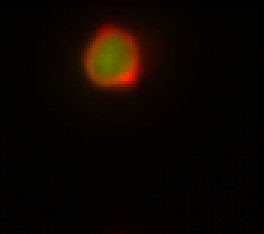
#> input picture Whitecell/lymphocyte/Image_1007.tif, 88 x 78 px (shown 3 times larger); its folder holds 4 pictures in this run
$ python SFig11_Whitecell_Cell_Area.py
#> lines starting #> are read from the running program, lines starting #| are printed output that depends on the picture
# -*- coding: utf-8 -*-
"""
Created on Thu Nov 14 11:30:55 2019

@author: Mortis Huang
"""

# import the necessary packages
from PIL import Image
import numpy as np
import datetime
import os
import pandas as pd
#%% Set the output file location
run_data = datetime.datetime.now().strftime("%Y_%m_%d")
result_path=r"SFig11_{}/".format(run_data)
if not os.path.exists(result_path):
    os.makedirs(result_path)

#%% Read Traget Folders' Path
labels=['neutrophyl','lymphocyte']
#base_path = r'E:\DeepLearning\Mikami\Generate\White Cell'
base_path = r'.\Whitecell'

file_list_lym = []
file_list_neu = []
for root, dirs, files in os.walk(base_path):
    for file in files:
        if file.endswith(".tif"):
            filename = os.path.join(root, file)
            file_size = os.path.getsize(filename)
            category_name = os.path.basename(root)
            if category_name == labels[0]:
                file_list_neu.append(filename)

            else :
                file_list_lym.append(filename)
#> pass 2 of the loop `for root, dirs, files in os.walk(base_path):`:
#%% Sort the file list
#file_list_lym = sorted(file_list_lym, key=lambda x:int(x.split('_')[-1].split('.')[0]))
#files_name_lym = sorted(files, key=lambda x:int(x.split('_')[-1].split('.')[0]))
#%% Read image files and put in a list
data_number = 11000

label='lymphocyte'   #  'lymphocyte' or 'neutrophyl'
data_of_lym_cell = []
for i, filename in enumerate(file_list_lym[:data_number]):

    # Read the image file again (for insure) and calculate the nucleus area
    im = Image.open(filename)
#> im is the input picture: PIL image 88x78 RGB; mean R, G, B 11.4, 5.4, 0
    imarray = np.array(im)
    threadhold = np.max(imarray)*0.35
#> threadhold = 89.25
    imarray[imarray<threadhold]=0
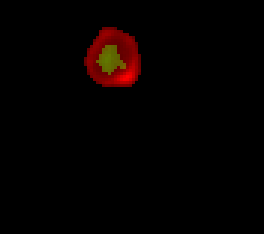
#> imarray: shape (78, 88, 3) (shown 3 times larger); mean R, G, B 5.4, 0.9, 0
    image = imarray[:,:,0]
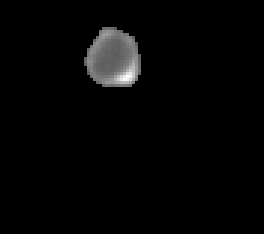
#> image: shape (78, 88) (shown 3 times larger); min 0, max 255, mean 5.4
    cell_area=np.count_nonzero(imarray)
#> cell_area = 356

    # Temp. the resluts

    data_of_lym_cell.append(cell_area)
#> pass 2 of the loop `for i, filename in enumerate(file_list_lym[:data_number]):`:
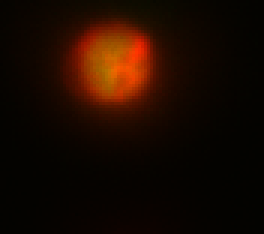
#> input picture Whitecell/lymphocyte/Image_1186.tif, 88 x 78 px (shown 3 times larger)
#> im is the input picture: PIL image 88x78 RGB; mean R, G, B 26.8, 9.6, 0
#> `imarray[imarray<threadhold]=0`:
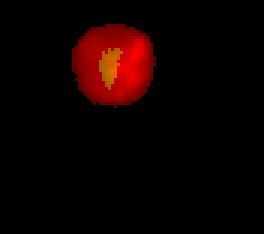
#> imarray: shape (78, 88, 3) (shown 3 times larger); mean R, G, B 14.3, 0.9, 0
#> `image = imarray[:,:,0]`:
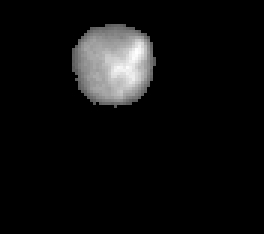
#> image: shape (78, 88) (shown 3 times larger); min 0, max 255, mean 14.3
#> cell_area = 681
#> pass 3 of the loop `for i, filename in enumerate(file_list_lym[:data_number]):`:
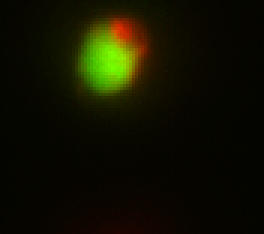
#> input picture Whitecell/lymphocyte/Image_1034.tif, 88 x 78 px (shown 3 times larger)
#> im is the input picture: PIL image 88x78 RGB; mean R, G, B 17.1, 17, 0
#> `imarray[imarray<threadhold]=0`:
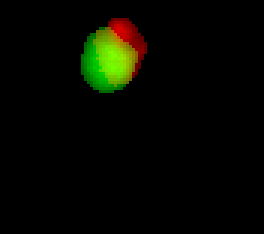
#> imarray: shape (78, 88, 3) (shown 3 times larger); mean R, G, B 5.4, 7.6, 0
#> `image = imarray[:,:,0]`:
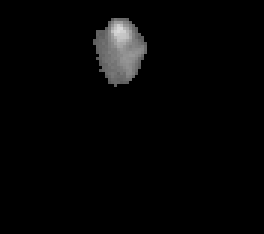
#> image: shape (78, 88) (shown 3 times larger); min 0, max 219, mean 5.4
#> cell_area = 596
#> the loop made 4 passes; the first 3 are shown

label='neutrophyl'   #  'lymphocyte' or 'neutrophyl'
#> label = 'neutrophyl'
data_of_neu_name = []
data_of_neu_cell = []


for i, filename in enumerate(file_list_neu[:data_number]):
    # Read the image file again (for insure) and calculate the nucleus area
    im = Image.open(filename)
    imarray = np.array(im)
    threadhold = np.max(imarray)*0.35
    imarray[imarray<threadhold]=0
    image = imarray[:,:,0]
    cell_area=np.count_nonzero(imarray)

    # Temp. the resluts
    data_of_neu_cell.append(cell_area)


#%% Remove zeros
data_of_lym_cell=np.asarray(data_of_lym_cell)
data_of_neu_cell=np.asarray(data_of_neu_cell)
data_of_lym_cell=data_of_lym_cell[data_of_lym_cell>0]
data_of_neu_cell=data_of_neu_cell[data_of_neu_cell>0]

#%% Save the Results
data = {'lymphocyte':data_of_lym_cell}
df1 = pd.DataFrame(data)
data = {'neutrophyl':data_of_neu_cell}
df2 = pd.DataFrame(data)
df_all = pd.concat([df1,df2], ignore_index=True, axis=1)
df_all.columns = ["Lymphocyte","Neutrophyl"]
writer = pd.ExcelWriter('{}SFig11_35_CellArea.xlsx'.format(result_path))
#writer = pd.ExcelWriter('CellArea.xlsx')
df_all.to_excel(writer,'Sheet 1',float_format='%.2f') # float_format
#> (the run stopped early here; a loop or call above may not have finished)
